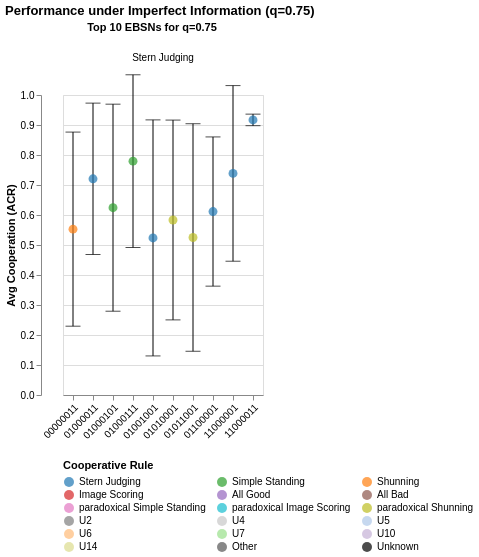

Here is the notebook cell this chart was saved with:
### Code cell
# 1. Identify Emotional Sub-Norms in merged_df
# We apply the helper to create the identity columns for the plot
merged_df[['Cooperative-Social Norm', 'Competitive-Social Norm']] = merged_df.apply(
    lambda row: pd.Series(get_emotional_norms(row)), axis=1
)

# 2. Filter and Aggregate Top 10 for q=0.8
q_target = 0.75
# Strict filters based on your prompt + the target q
mask = (
    (merged_df['gamma_center'] == 1) &
    (merged_df['Z'] >= 40) &
    (merged_df['gens'] >= 400) &
    (merged_df['chi'] == 0.01) &
    (merged_df['eps'] == 0.01) &
    (merged_df['q'] == q_target) &
    (merged_df['8bit_vector'].isin(unique_norms_str))
)

filtered_q = merged_df[mask].copy()

# Normalize ACR if needed
if filtered_q['average_cooperation'].max() > 1.1:
    filtered_q['average_cooperation'] = filtered_q['average_cooperation'] / 100.0

# Aggregate
top_10_q = (
    filtered_q.groupby(['base_social_norm', '8bit_vector'])
    .agg(
        ACR=('average_cooperation', 'mean'),
        Standard_Deviation=('average_cooperation', 'std'),
        Coop_Norm=('Cooperative-Social Norm', 'first')
    )
    .reset_index()
    .sort_values(['base_social_norm', 'ACR'], ascending=[True, False])
    .groupby('base_social_norm')
    .head(10)
)

# 3. Define Chart Encodings
domain = [
    "Stern Judging", "Simple Standing", "Shunning", "Image Scoring",
    "All Good", "All Bad", "paradoxical Simple Standing", 
    "paradoxical Image Scoring", "paradoxical Shunning",
    "U2", "U4", "U5", "U6", "U7", "U10", "U14", "Other", "Unknown"
]
range_ = [
    "#1f77b4", "#2ca02c", "#ff7f0e", "#d62728", 
    "#9467bd", "#8c564b", "#e377c2", "#17becf", "#bcbd22", 
    "#7f7f7f", "#c7c7c7", "#aec7e8", "#ffbb78", "#98df8a", "#c5b0d5", "#dbdb8d", "#555555", "#000000"
]

# 4. Build the Faceted Chart
base = alt.Chart(top_10_q).encode(
    x=alt.X('8bit_vector:N', sort='-y', title=None, axis=alt.Axis(labelAngle=-45)),
    y=alt.Y('ACR:Q', scale=alt.Scale(domain=[0, 1]), title='Avg Cooperation (ACR)')
)

error_bars = base.mark_errorbar(ticks=True, color='black').encode(
    yError='Standard_Deviation:Q'
)

points = base.mark_point(filled=True, size=80).encode(
    color=alt.Color('Coop_Norm:N', 
                    scale=alt.Scale(domain=domain, range=range_),
                    legend=alt.Legend(title="Cooperative Rule", orient='bottom', columns=3)),
    tooltip=['8bit_vector', 'base_social_norm', 'Coop_Norm', 'ACR']
)

# The resolve_scale ensures each of the 3 charts has its own sorted X-axis
final_q_chart = (error_bars + points).facet(
    column=alt.Column('base_social_norm:N', title=f"Top 10 EBSNs for q={q_target}"),
    spacing=15
).resolve_scale(
    x='independent'
).properties(
    title=f'Performance under Imperfect Information (q={q_target})'
)

final_q_chart.display()

### Figure 1 — Vega-Lite specification as saved in the notebook (floating-point values rounded to 4 significant figures)
{"config": {"view": {"continuousWidth": 300, "continuousHeight": 300}}, "data": {"name": "data-d9f10bc36653610c6d1a39a8c20da4e1"}, "facet": {"column": {"field": "base_social_norm", "title": "Top 10 EBSNs for q=0.75", "type": "nominal"}}, "spec": {"layer": [{"mark": {"type": "errorbar", "color": "black", "ticks": true}, "encoding": {"x": {"axis": {"labelAngle": -45}, "field": "8bit_vector", "sort": "-y", "title": null, "type": "nominal"}, "y": {"field": "ACR", "scale": {"domain": [0, 1]}, "title": "Avg Cooperation (ACR)", "type": "quantitative"}, "yError": {"field": "Standard_Deviation"}}}, {"mark": {"type": "point", "filled": true, "size": 80}, "encoding": {"color": {"field": "Coop_Norm", "legend": {"columns": 3, "orient": "bottom", "title": "Cooperative Rule"}, "scale": {"domain": ["Stern Judging", "Simple Standing", "Shunning", "Image Scoring", "All Good", "All Bad", "paradoxical Simple Standing", "paradoxical Image Scoring", "paradoxical Shunning", "U2", "U4", "U5", "U6", "U7", "U10", "U14", "Other", "Unknown"], "range": ["#1f77b4", "#2ca02c", "#ff7f0e", "#d62728", "#9467bd", "#8c564b", "#e377c2", "#17becf", "#bcbd22", "#7f7f7f", "#c7c7c7", "#aec7e8", "#ffbb78", "#98df8a", "#c5b0d5", "#dbdb8d", "#555555", "#000000"]}, "type": "nominal"}, "tooltip": [{"field": "8bit_vector", "type": "nominal"}, {"field": "base_social_norm", "type": "nominal"}, {"field": "Coop_Norm", "type": "nominal"}, {"field": "ACR", "type": "quantitative"}], "x": {"axis": {"labelAngle": -45}, "field": "8bit_vector", "sort": "-y", "title": null, "type": "nominal"}, "y": {"field": "ACR", "scale": {"domain": [0, 1]}, "title": "Avg Cooperation (ACR)", "type": "quantitative"}}}]}, "resolve": {"scale": {"x": "independent"}}, "spacing": 15, "title": "Performance under Imperfect Information (q=0.75)", "$schema": "https://vega.github.io/schema/vega-lite/v6.1.0.json", "datasets": {"data-d9f10bc36653610c6d1a39a8c20da4e1": [{"base_social_norm": "Stern Judging", "8bit_vector": "11000011", "ACR": 0.917, "Standard_Deviation": 0.01924, "Coop_Norm": "Stern Judging"}, {"base_social_norm": "Stern Judging", "8bit_vector": "01000111", "ACR": 0.7795, "Standard_Deviation": 0.2879, "Coop_Norm": "Simple Standing"}, {"base_social_norm": "Stern Judging", "8bit_vector": "11000001", "ACR": 0.7387, "Standard_Deviation": 0.2927, "Coop_Norm": "Stern Judging"}, {"base_social_norm": "Stern Judging", "8bit_vector": "01000011", "ACR": 0.7206, "Standard_Deviation": 0.2523, "Coop_Norm": "Stern Judging"}, {"base_social_norm": "Stern Judging", "8bit_vector": "01000101", "ACR": 0.6243, "Standard_Deviation": 0.3451, "Coop_Norm": "Simple Standing"}, {"base_social_norm": "Stern Judging", "8bit_vector": "01100001", "ACR": 0.6115, "Standard_Deviation": 0.2487, "Coop_Norm": "Stern Judging"}, {"base_social_norm": "Stern Judging", "8bit_vector": "01010001", "ACR": 0.5834, "Standard_Deviation": 0.333, "Coop_Norm": "paradoxical Shunning"}, {"base_social_norm": "Stern Judging", "8bit_vector": "00000011", "ACR": 0.5529, "Standard_Deviation": 0.3235, "Coop_Norm": "Shunning"}, {"base_social_norm": "Stern Judging", "8bit_vector": "01011001", "ACR": 0.525, "Standard_Deviation": 0.3792, "Coop_Norm": "paradoxical Shunning"}, {"base_social_norm": "Stern Judging", "8bit_vector": "01001001", "ACR": 0.5236, "Standard_Deviation": 0.3934, "Coop_Norm": "Stern Judging"}]}}
